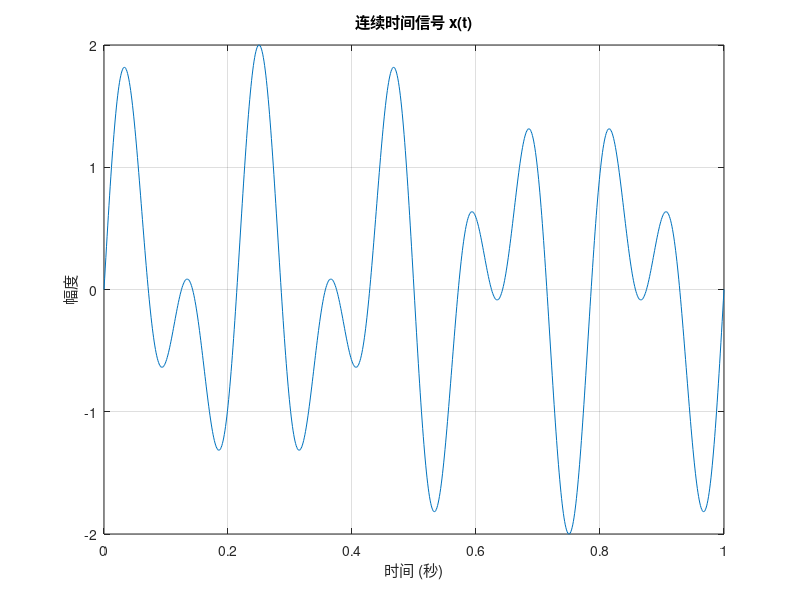
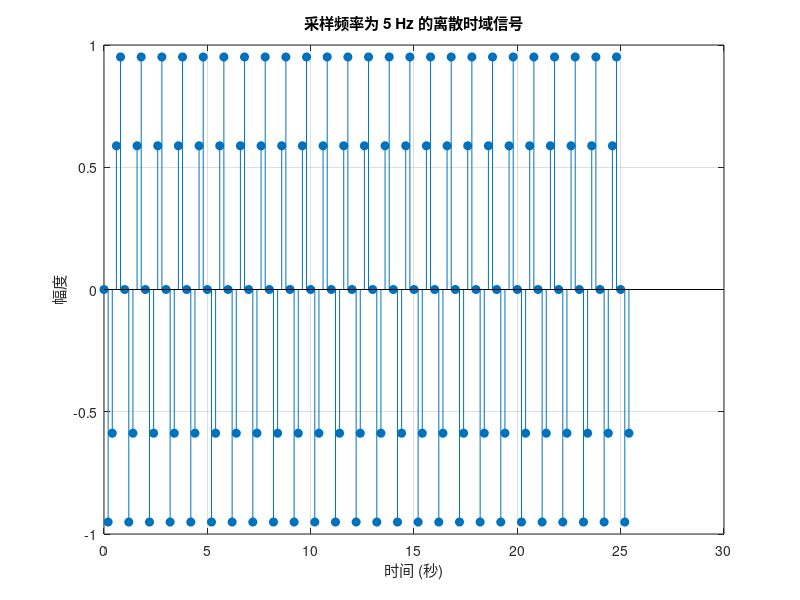
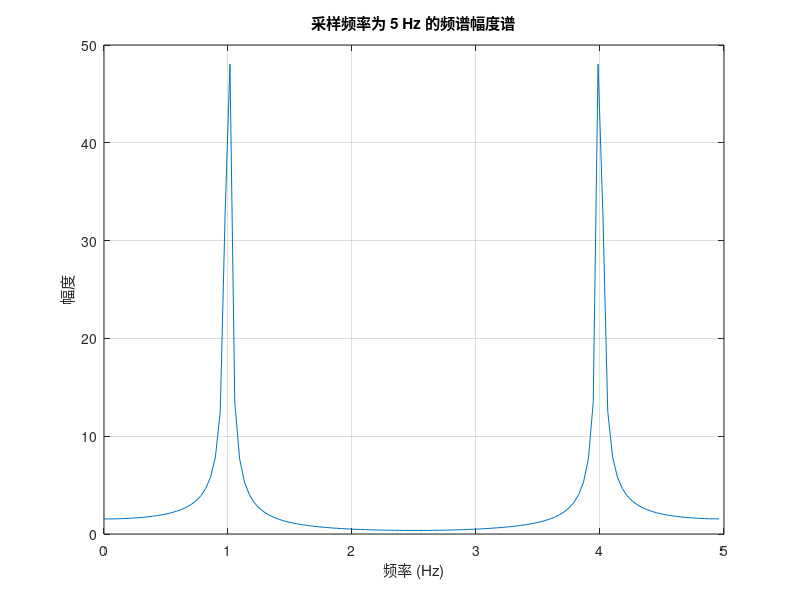
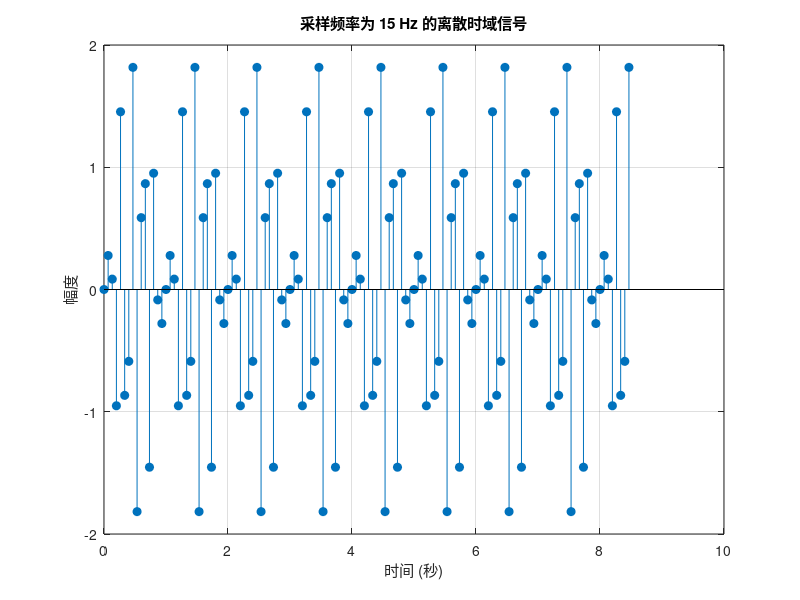

Source code (MATLAB) for these figures, in order:
clc; clear; close all;
%% 3.1 当采样频率分别为 5Hz，15Jz和40Hz时，信号采样后取128点离散序列，画出离散序列时域波形和频谱幅度谱
% 定义时间变量
fs = 1000; % 采样频率
t = 0:1 / fs:1; % 时间向量，从 0 到 1 秒，步长为 1/fs
f1 = 5; f2 = 9;

% 生成连续时间信号 x(t)
x_t = sin(2 * pi * f1 * t) + sin(2 * pi * f2 * t);

% 绘制信号
figure;
plot(t, x_t);
title('连续时间信号 x(t)');
xlabel('时间 (秒)');
ylabel('幅度');
grid on;

sampling_rates = [5, 15, 40];

% 进行采样并绘制结果
for i = 1:length(sampling_rates)
    fs_sample = sampling_rates(i);
    n = 0:127; % 采样点，128个点
    t_sample = n / fs_sample; % 离散时间向量

    % 对信号进行采样
    x_sampled = sin(2 * pi * f1 * t_sample) + sin(2 * pi * f2 * t_sample);

    % 绘制时域图
    figure;
    stem(t_sample, x_sampled, 'filled');
    title(['采样频率为 ', num2str(fs_sample), ' Hz 的离散时域信号']);
    xlabel('时间 (秒)');
    ylabel('幅度');
    grid on;

    % 计算并绘制频谱幅度谱
    X_f = fft(x_sampled);
    X_magnitude = abs(X_f);
    f_axis = (0:127) * (fs_sample / 128); % 对应的频率轴，覆盖 0 到 fs_sample

    figure;
    plot(f_axis, X_magnitude);
    title(['采样频率为 ', num2str(fs_sample), ' Hz 的频谱幅度谱']);
    xlabel('频率 (Hz)');
    ylabel('幅度');
    grid on;
end

%% 3.2 取采样频率为 60Hz 时x(t)的 64 点离散序列，再将其结尾补零加长到 128 点，画出上述两种情况下的离散序列时域波形和频域幅度谱。
clc; clear; close all;

f1 = 5; f2 = 9;

% 采样频率
fs_sample = 60;
n = 0:63; % 64 点采样
t_sample = n / fs_sample; % 离散时间向量

% 对信号进行 64 点采样
x_sampled = sin(2 * pi * f1 * t_sample) + sin(2 * pi * f2 * t_sample);

% 绘制 64 点采样的时域波形
figure;
stem(t_sample, x_sampled, 'filled');
title('采样频率为 60 Hz 的 64 点离散时域信号');
xlabel('时间 (秒)');
ylabel('幅度');
grid on;

% 计算并绘制 64 点频谱幅度谱
X_f_64 = fft(x_sampled);
X_magnitude_64 = abs(X_f_64);
f_axis_64 = (0:63) * (fs_sample / 64); % 频率轴

figure;
plot(f_axis_64, X_magnitude_64);
title('采样频率为 60 Hz 的 64 点频谱幅度谱');
xlabel('频率 (Hz)');
ylabel('幅度');
grid on;

% 零填充至 128 点
x_sampled_padded = [x_sampled, zeros(1, 64)];

% 绘制 128 点补零后的时域波形
t_padded = (0:127) / fs_sample;
figure;
stem(t_padded, x_sampled_padded, 'filled');
title('采样频率为 60 Hz 的 128 点（零填充）离散时域信号');
xlabel('时间 (秒)');
ylabel('幅度');
grid on;

% 计算并绘制 128 点频谱幅度谱
X_f_128 = fft(x_sampled_padded);
X_magnitude_128 = abs(X_f_128);
f_axis_128 = (0:127) * (fs_sample / 128); % 频率轴

figure;
plot(f_axis_128, X_magnitude_128);
title('采样频率为 60 Hz 的 128 点频谱幅度谱');
xlabel('频率 (Hz)');
ylabel('幅度');
grid on;

%% 3.3 取采样频率为 60Hz 时x(t)的 128 点离散序列，画出离散序列时域波形和频域幅度谱，并与（2）中结尾补零、加长到 128 点的序列波形和频谱相比较
clc; clear; close all;

% 定义时间变量
fs = 1000; % 原始采样频率
t = 0:1 / fs:1; % 时间向量，从 0 到 1 秒，步长为 1/fs
f1 = 5; f2 = 9;

% 生成连续时间信号 x(t)
x_t = sin(2 * pi * f1 * t) + sin(2 * pi * f2 * t);

% 采样频率
fs_sample = 60;
n = 0:127; % 128 点采样
t_sample = n / fs_sample; % 离散时间向量

% 对信号进行 128 点采样
x_sampled_128 = sin(2 * pi * f1 * t_sample) + sin(2 * pi * f2 * t_sample);

% 绘制 128 点采样的时域波形
figure;
subplot(2, 2, 1);
stem(t_sample, x_sampled_128, 'filled');
title('采样频率为 60 Hz 的 128 点时域信号');
xlabel('时间 (秒)');
ylabel('幅度');
grid on;

% 计算并绘制 128 点频谱幅度谱
X_f_128_sampled = fft(x_sampled_128);
X_magnitude_128_sampled = abs(X_f_128_sampled);
f_axis_128 = (0:127) * (fs_sample / 128); % 频率轴

subplot(2, 2, 2);
plot(f_axis_128, X_magnitude_128_sampled);
title('采样频率为 60 Hz 的 128 点频谱幅度谱');
xlabel('频率 (Hz)');
ylabel('幅度');
grid on;

% 补零后的 128 点序列（使用 64 点补零延长）
x_sampled_64 = x_sampled_128(1:64); % 取前 64 点用于补零
x_sampled_padded = [x_sampled_64, zeros(1, 64)]; % 零填充至 128 点

% 绘制补零后的 128 点时域波形
subplot(2, 2, 3);
t_padded = (0:127) / fs_sample;
stem(t_padded, x_sampled_padded, 'filled');
title('补零后的 128 点时域信号');
xlabel('时间 (秒)');
ylabel('幅度');
grid on;

% 计算并绘制补零后的 128 点频谱幅度谱
X_f_128_padded = fft(x_sampled_padded);
X_magnitude_128_padded = abs(X_f_128_padded);

subplot(2, 2, 4);
plot(f_axis_128, X_magnitude_128_padded);
title('补零后的 128 点频谱幅度谱');
xlabel('频率 (Hz)');
ylabel('幅度');
grid on;

% 绘制时域波形比较
figure;
subplot(2, 1, 1);
hold on;
plot(t_sample, x_sampled_128, '-b', 'DisplayName', '原始 128 点采样');
plot(t_sample, x_sampled_padded, '--r', 'DisplayName', '补零后的 128 点采样');
title('时域波形比较');
xlabel('时间 (秒)');
ylabel('幅度');
legend;
grid on;
hold off;

% 绘制频谱幅度比较
subplot(2, 1, 2);
hold on;
plot(f_axis_128, X_magnitude_128_sampled, '-b', 'DisplayName', '原始 128 点频谱');
plot(f_axis_128, X_magnitude_128_padded, '--r', 'DisplayName', '补零后的 128 点频谱');
title('频谱幅度比较');
xlabel('频率 (Hz)');
ylabel('幅度');
legend;
grid on;
hold off;
